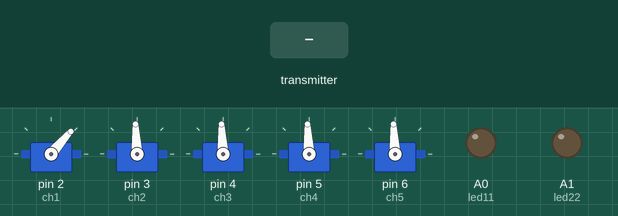
Bench run of a sketch on a simulated Arduino Uno, built with avr-gcc and run on an emulated ATmega328P. On the bench: 5 × servo, output pins drawn as LEDs (lit = HIGH). Inputs (shaded band) come from the test bench. No radio packets arrive unless stated.

Above: at 1.2 s.
1.3 s: the transmitter starts sending throttle = 64
At 1.9 s:
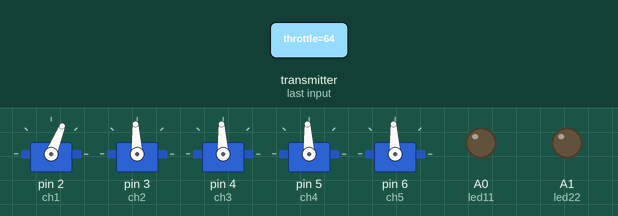
2.8 s: the transmitter starts sending pitch = 0
At 4.0 s:
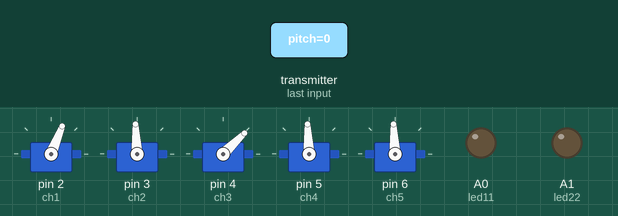
4.3 s: the transmitter starts sending roll = 0
At 5.4 s:
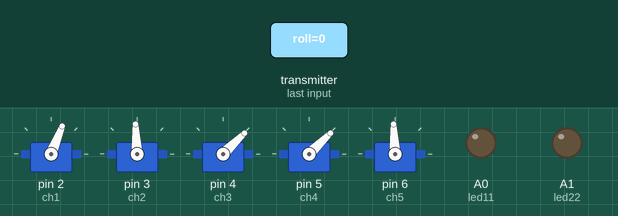
5.8 s: the transmitter starts sending yaw = 0
At 6.5 s:
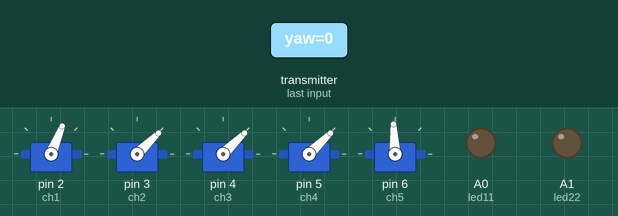
7.3 s: the transmitter starts sending aux1 = 0
At 7.7 s:
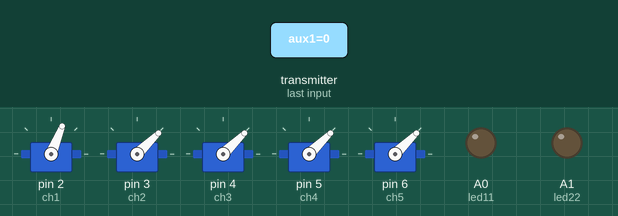
8.8 s: the transmitter starts sending led1 = 1
At 10.0 s:
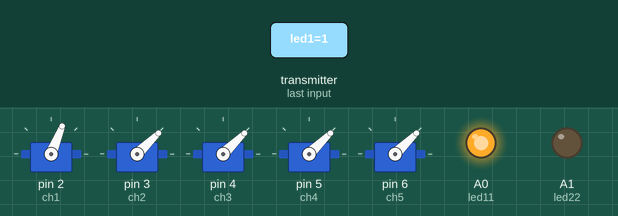
Timing chart, 0 to 11.3 s (numbered marks = the images above; inputs shaded):
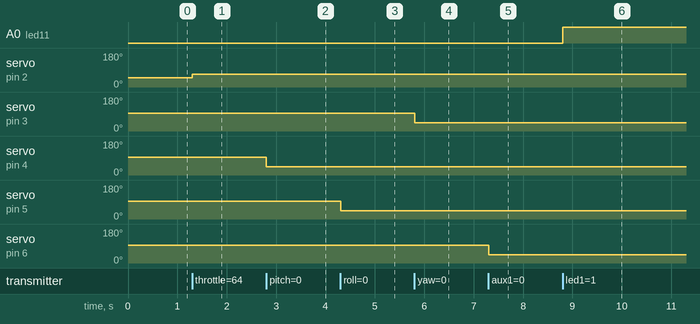

Measured:
- after the input at 1.3 s, servo on pin 2 (ch1): 49° → 68° at once
- after the input at 2.8 s, servo on pin 4 (ch3): 93° → 44° at once
- after the input at 4.3 s, servo on pin 5 (ch4): 93° → 44° at once
- after the input at 5.8 s, servo on pin 3 (ch2): 93° → 44° at once
- after the input at 7.3 s, servo on pin 6 (ch5): 93° → 44° at once
- after the input at 8.8 s, A0 (led11): LOW → HIGH at once

The sketch:

receiver.ino
```cpp
#include <SPI.h>
#include <nRF24L01.h>
#include <RF24.h>
#include <Servo.h>

int ch_width_1 = 0;
int ch_width_2 = 0;
int ch_width_3 = 0;
int ch_width_4 = 0;
int ch_width_5 = 0;
int ch_width_6 = 0;
int ch_width_7 = 0;
int ch_width_8 = 0;
int led11;
int led22;

Servo ch1;
Servo ch2;
Servo ch3;
Servo ch4;
Servo ch5;
Servo ch6;

struct Signal {
  byte throttle;
  byte pitch;
  byte roll;
  byte yaw;
  byte aux1;
  byte aux2;
  byte led1;
  byte led2;
};

Signal data;

const uint64_t pipeIn = 0xE9E8F0F0E1LL;
RF24 radio(7, 8);

void ResetData() {
  data.roll = 127;        // Center
  data.pitch = 127;       // Center
  data.throttle = 12;     // Motor Stop
  data.yaw = 127;         // Center
  data.aux1 = 127;        // Center
  data.aux2 = 127;        // Center
}

void setup() {
  ch1.attach(2);
  ch2.attach(3);
  ch3.attach(4);
  ch4.attach(5);
  ch5.attach(6);
  led11 = A0;
  led22 = A1;

  pinMode(led11, OUTPUT);
  pinMode(led22, OUTPUT);

  ResetData();
  radio.begin();
  radio.openReadingPipe(1, pipeIn);
  radio.setAutoAck(false);
  radio.setDataRate(RF24_250KBPS);
  radio.setPALevel(RF24_PA_HIGH);
  radio.startListening(); // start the radio communication for receiver
}

unsigned long lastRecvTime = 0;

void recvData() {
  while (radio.available()) {
    radio.read(&data, sizeof(Signal));
    lastRecvTime = millis(); // receive the data
  }
}

void loop() {
  recvData();
  unsigned long now = millis();
  if (now - lastRecvTime > 1000) {
    ResetData(); // Signal lost, reset data
  }

  ch_width_1 = map(data.throttle, 0, 255, 1000, 2000); // pin D2 (PWM signal)
  ch_width_2 = map(data.yaw, 0, 255, 1000, 2000);      // pin D3 (PWM signal)
  ch_width_3 = map(data.pitch, 0, 255, 1000, 2000);    // pin D4 (PWM signal)
  ch_width_4 = map(data.roll, 0, 255, 1000, 2000);     // pin D5 (PWM signal)
  ch_width_5 = map(data.aux1, 0, 255, 1000, 2000);     // pin D6 (PWM signal)
  ch_width_6 = map(data.aux2, 0, 255, 1000, 2000);     // pin D7 (PWM signal)
  ch_width_7 = data.led1;                              // pin A0 (Digital signal)
  ch_width_8 = data.led2;                              // pin A1 (Digital signal)

  ch1.writeMicroseconds(ch_width_1);
  ch2.writeMicroseconds(ch_width_2);
  ch3.writeMicroseconds(ch_width_3);
  ch4.writeMicroseconds(ch_width_4);
  ch5.writeMicroseconds(ch_width_5);
  ch6.writeMicroseconds(ch_width_6);

  digitalWrite(led11, ch_width_7 == HIGH ? HIGH : LOW);
  digitalWrite(led22, ch_width_8 == HIGH ? HIGH : LOW);
}
```
